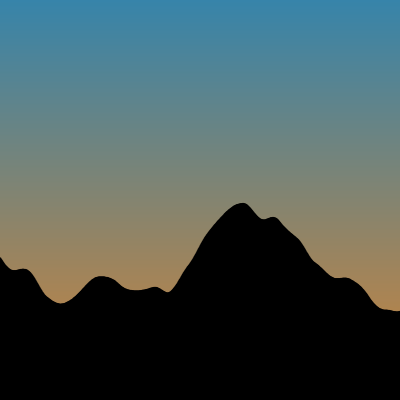
Frame 1 (no input)
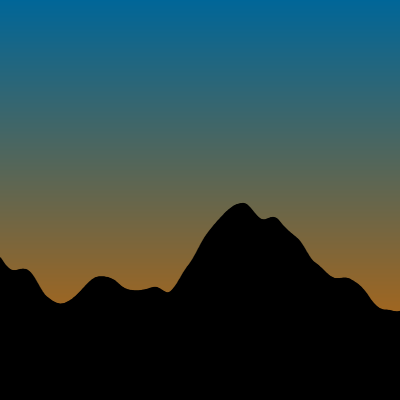
Frame 2 (the mouse pressed at the canvas centre, redrawn once)

The p5.js sketch that drew these frames (run headless with seeded random() and noise() and a simulated clock; the mouse was pressed at the canvas centre and the sketch redrawn once):

// p5.js sketch
// ── sketch.js
let noiseArray;
let maxHeight = 300;
let yoff = 0.007;
let y = 0.3;
let c1;
let c2;

function setup() {
  createCanvas(400, 400);

  c2 = color(204, 102, 0);
  c1 = color(0, 102, 153);

  noiseArray = new Array(width + 1);
  for (let i = 0; i < noiseArray.length; i++) {
    noiseArray[i] = maxHeight * noise(y);
    y += yoff;
  }
  noLoop();
}

function draw() {
  background(220);
  for (let i = 0; i < height; i++) {
    let inter = map(i, 0, height - 1, 0, 1);
    let c = lerpColor(c1, c2, inter);
    stroke(c);
    line(0, i, width, i);
  }

  stroke(0);
  strokeWeight(3);
  for (let i = 0; i < noiseArray.length; i++) {
    line(i, height, i, height - noiseArray[i]);
  }
}
